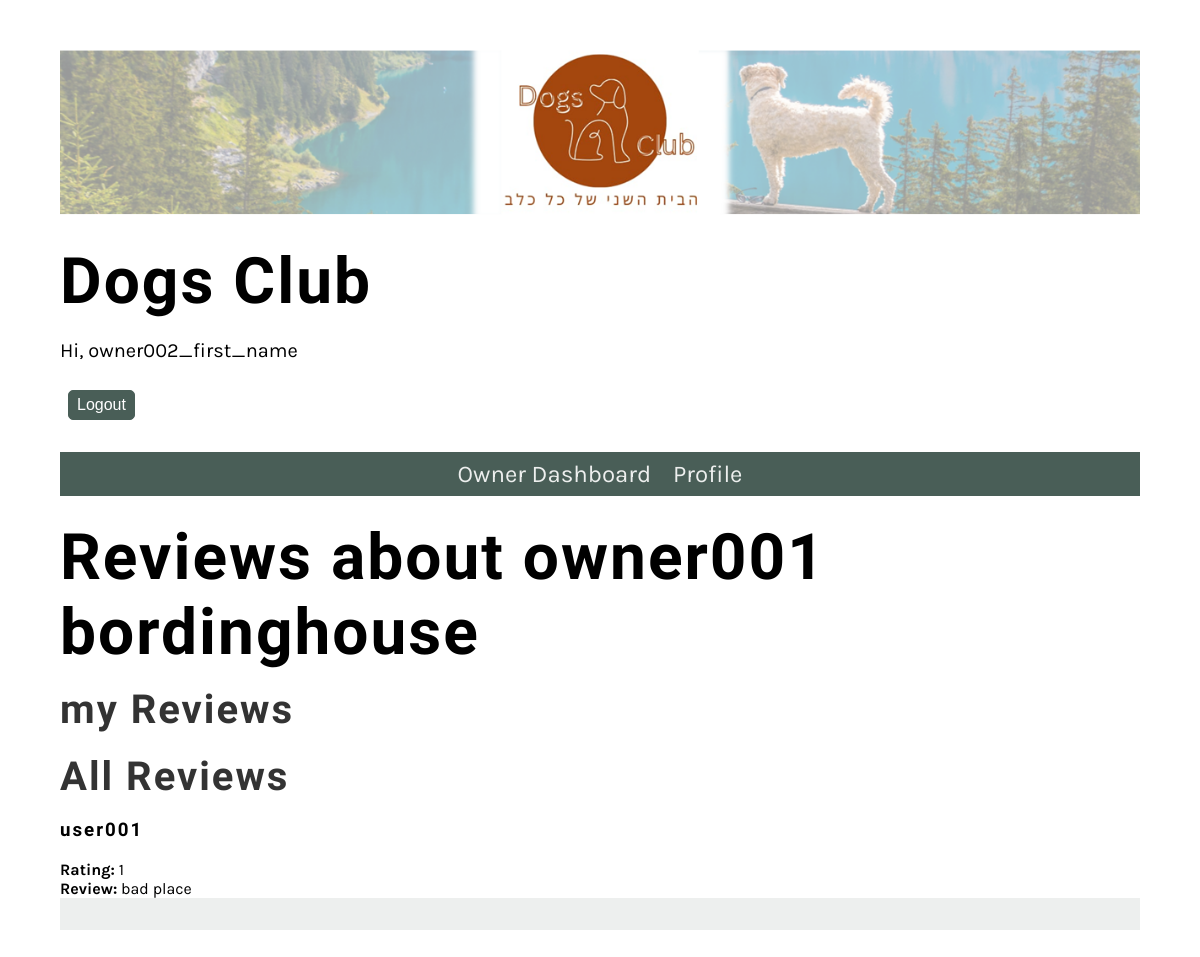
/Website/boardinghouses/11/reviews/ (signed in), run on an earlier commit of the app's database.
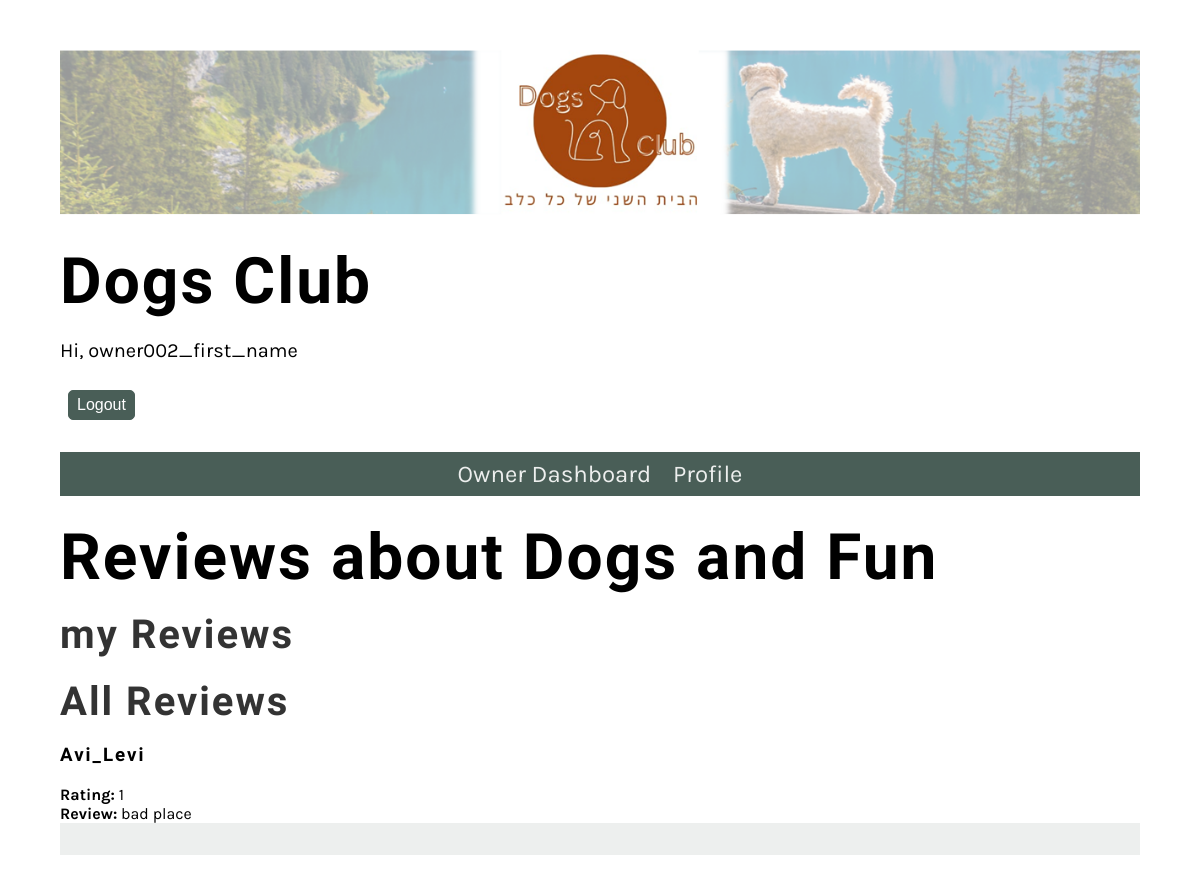
And on a later commit of the database.
### Website/models.py (models this page shows, shortened)
class BoardingHouse(models.Model):
    DEFAULT_MAP_LOCATION = r"https://www.google.com/maps/embed?pb=!1m18!1m12!1m3!1d3487844.11496039!2d32.44041769453558!3d31.383867609568092!2m3!1f0!2f0!3f0!3m2!1i1024!2i768!4f13.1!3m3!1m2!1s0x1500492432a7c98b%3A0x6a6b422013352cba!2sIsrael!5e0!3m2!1sen!2sil!4v1712740457423!5m2!1sen!2sil"
    user = models.ForeignKey(User, on_delete=models.CASCADE)
    name = models.CharField(max_length=255)
    description = models.TextField()
    location = models.CharField(max_length=255)
    map_location = models.URLField(default=DEFAULT_MAP_LOCATION, max_length=1000)
    contact_details = models.CharField(max_length=255)
    available_spaces = models.PositiveIntegerField()

class Review(models.Model):
    user = models.ForeignKey(User, on_delete=models.CASCADE)
    boarding_house = models.ForeignKey(BoardingHouse, on_delete=models.CASCADE)
    rating = models.PositiveIntegerField()
    review = models.TextField()

### Website/views.py (the view, shortened to what this page needs)
# urls.py: path('boardinghouses/<int:boardinghouse_id>/reviews/', ReviewView.as_view(), name='reviews'),
class ReviewView(View):
    def get(self, request,boardinghouse_id,*args, **kwargs):
        boardinghouse_name = BoardingHouse.objects.get(id=boardinghouse_id).name
        user_reviews = Review.objects.filter(user=request.user, boarding_house=boardinghouse_id)
        reviews = Review.objects.filter(boarding_house=boardinghouse_id)
        return render(request, 'reviews.html', {'reviews': reviews, 'user_reviews': user_reviews, 'boardinghouse_name': boardinghouse_name})

### Website/templatetags/custom_filters.py (called while the page is built)
@register.filter
def has_group(user, group_name):
    return user.groups.filter(name=group_name).exists()

### Website/templates/reviews.html (shortened to what this page needs)
{% extends 'base.html' %}
{% block content %}
<!DOCTYPE html>
<html lang="en">
<head>
</head>
<body>
    <h1>Reviews about {{ boardinghouse_name }}</h1>
    <h2>my Reviews</h2>
    <h2>All Reviews</h2>
        {% for review in reviews %}
            {% if review.user != user %}
            <h3>{{ review.user.username }}</h3>
                <strong>Rating:</strong> {{ review.rating }}<br>
                <strong>Review:</strong> {{ review.review }}<br>
            {% endif %}
        {% empty %}
            <li>No reviews available.</li>
        {% endfor %}
</body>
</html>
{% endblock %}

What changed in the data, as far as the page shows it:
changed BoardingHouse: name "owner001 bordinghouse" → "Dogs and Fun"
changed through a linked row, Review "bad place": user.username "user001" → "Avi_Levi"
